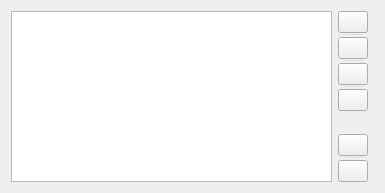
<?xml version="1.0" encoding="UTF-8"?>
<ui version="4.0">
 <class>OrderedTableWidget</class>
 <widget class="QWidget" name="OrderedTableWidget">
  <property name="geometry">
   <rect>
    <x>0</x>
    <y>0</y>
    <width>385</width>
    <height>193</height>
   </rect>
  </property>
  <property name="windowTitle">
   <string>Form</string>
  </property>
  <layout class="QGridLayout" name="gridLayout">
   <item row="0" column="1" rowspan="2" colspan="2">
    <widget class="QSplitter" name="splitter_2">
     <property name="orientation">
      <enum>Qt::Vertical</enum>
     </property>
     <widget class="QPushButton" name="moveUpPushButton">
      <property name="sizePolicy">
       <sizepolicy hsizetype="Minimum" vsizetype="Minimum">
        <horstretch>0</horstretch>
        <verstretch>0</verstretch>
       </sizepolicy>
      </property>
      <property name="maximumSize">
       <size>
        <width>30</width>
        <height>25</height>
       </size>
      </property>
      <property name="toolTip">
       <string>Move up</string>
      </property>
      <property name="text">
       <string/>
      </property>
      <property name="icon">
       <iconset resource="../../../resources.qrc">
        <normaloff>:/plugins/DsgTools/icons/up.png</normaloff>:/plugins/DsgTools/icons/up.png</iconset>
      </property>
     </widget>
     <widget class="QPushButton" name="addPushButton">
      <property name="sizePolicy">
       <sizepolicy hsizetype="Minimum" vsizetype="Minimum">
        <horstretch>0</horstretch>
        <verstretch>0</verstretch>
       </sizepolicy>
      </property>
      <property name="maximumSize">
       <size>
        <width>30</width>
        <height>25</height>
       </size>
      </property>
      <property name="toolTip">
       <string>Add</string>
      </property>
      <property name="text">
       <string/>
      </property>
      <property name="icon">
       <iconset resource="../../../resources.qrc">
        <normaloff>:/plugins/DsgTools/icons/plus.png</normaloff>:/plugins/DsgTools/icons/plus.png</iconset>
      </property>
     </widget>
     <widget class="QPushButton" name="removePushButton">
      <property name="sizePolicy">
       <sizepolicy hsizetype="Minimum" vsizetype="Minimum">
        <horstretch>0</horstretch>
        <verstretch>0</verstretch>
       </sizepolicy>
      </property>
      <property name="maximumSize">
       <size>
        <width>30</width>
        <height>25</height>
       </size>
      </property>
      <property name="toolTip">
       <string>Remove</string>
      </property>
      <property name="text">
       <string/>
      </property>
      <property name="icon">
       <iconset resource="../../../resources.qrc">
        <normaloff>:/plugins/DsgTools/icons/remove.png</normaloff>:/plugins/DsgTools/icons/remove.png</iconset>
      </property>
     </widget>
     <widget class="QPushButton" name="moveDownPushButton">
      <property name="sizePolicy">
       <sizepolicy hsizetype="Minimum" vsizetype="Minimum">
        <horstretch>0</horstretch>
        <verstretch>0</verstretch>
       </sizepolicy>
      </property>
      <property name="maximumSize">
       <size>
        <width>30</width>
        <height>25</height>
       </size>
      </property>
      <property name="toolTip">
       <string>Move down</string>
      </property>
      <property name="text">
       <string/>
      </property>
      <property name="icon">
       <iconset resource="../../../resources.qrc">
        <normaloff>:/plugins/DsgTools/icons/down.png</normaloff>:/plugins/DsgTools/icons/down.png</iconset>
      </property>
     </widget>
    </widget>
   </item>
   <item row="0" column="0" rowspan="4">
    <widget class="QTableWidget" name="tableWidget">
     <property name="horizontalScrollBarPolicy">
      <enum>Qt::ScrollBarAlwaysOff</enum>
     </property>
     <property name="selectionMode">
      <enum>QAbstractItemView::SingleSelection</enum>
     </property>
     <property name="selectionBehavior">
      <enum>QAbstractItemView::SelectRows</enum>
     </property>
     <property name="horizontalScrollMode">
      <enum>QAbstractItemView::ScrollPerPixel</enum>
     </property>
     <property name="rowCount">
      <number>0</number>
     </property>
     <property name="columnCount">
      <number>0</number>
     </property>
    </widget>
   </item>
   <item row="3" column="1">
    <widget class="QSplitter" name="splitter">
     <property name="orientation">
      <enum>Qt::Vertical</enum>
     </property>
     <widget class="QPushButton" name="savePushButton">
      <property name="maximumSize">
       <size>
        <width>30</width>
        <height>25</height>
       </size>
      </property>
      <property name="text">
       <string/>
      </property>
      <property name="icon">
       <iconset resource="../../../resources.qrc">
        <normaloff>:/plugins/DsgTools/icons/save.png</normaloff>:/plugins/DsgTools/icons/save.png</iconset>
      </property>
     </widget>
     <widget class="QPushButton" name="loadPushButton">
      <property name="maximumSize">
       <size>
        <width>30</width>
        <height>25</height>
       </size>
      </property>
      <property name="text">
       <string/>
      </property>
      <property name="icon">
       <iconset resource="../../../resources.qrc">
        <normaloff>:/plugins/DsgTools/icons/import.png</normaloff>:/plugins/DsgTools/icons/import.png</iconset>
      </property>
     </widget>
    </widget>
   </item>
   <item row="2" column="1">
    <spacer name="verticalSpacer">
     <property name="orientation">
      <enum>Qt::Vertical</enum>
     </property>
     <property name="sizeHint" stdset="0">
      <size>
       <width>20</width>
       <height>110</height>
      </size>
     </property>
    </spacer>
   </item>
  </layout>
 </widget>
 <resources>
  <include location="../../../resources.qrc"/>
 </resources>
 <connections/>
</ui>
